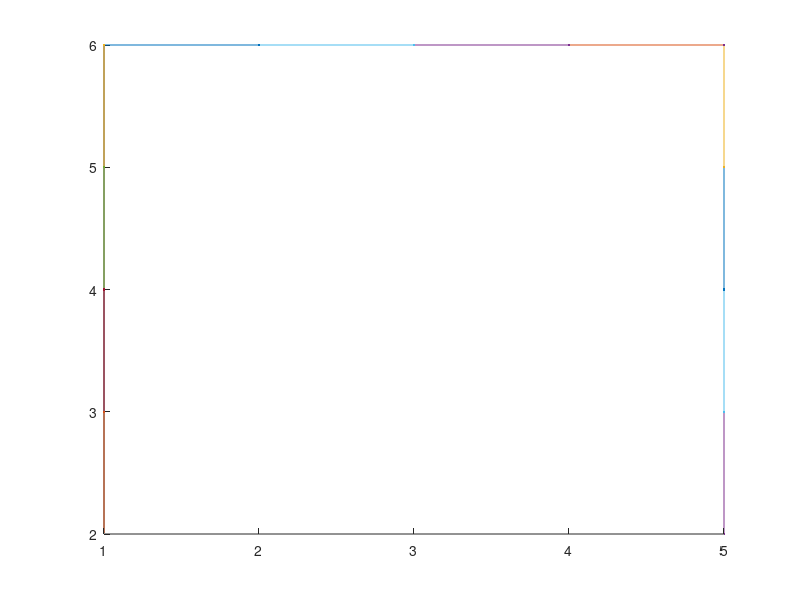

The MATLAB source for this figure:
I0=1;
I1=5;
K0=2;
K1=6;

Nverts = 2*(K1-K0) + 2*(I1-I0);
Nfacets = Nverts;

verts=zeros(Nverts,3);
facets=zeros(Nfacets,3);

verts_t=zeros(Nverts+4,3);
facets_t=zeros(Nfacets,3);
fcount=1;

tverts_i=(I0:I1);
tverts_k=(K0:K1);

nextv=1;Nv=I1-I0+1;
verts_t( nextv:(nextv+Nv-1),1) = I0:I1;
verts_t( nextv:(nextv+Nv-1),2) = 1;
verts_t( nextv:(nextv+Nv-1),3) = K0;

for ifind=1:(Nv-1)
	facets_t(fcount,1)=nextv+ifind-1;facets_t(fcount,2)=facets_t(fcount,1)+1;facets_t(fcount,3)=facets_t(fcount,1)+1;	
	fcount=fcount+1;
end

nextv=nextv+Nv;Nv=I1-I0+1;
verts_t( nextv:(nextv+Nv-1),1) = fliplr(I0:I1);
verts_t( nextv:(nextv+Nv-1),2) = 1;
verts_t( nextv:(nextv+Nv-1),3) = K1;
for ifind=1:(Nv-1)
	facets_t(fcount,1)=nextv+ifind-1;facets_t(fcount,2)=facets_t(fcount,1)+1;facets_t(fcount,3)=facets_t(fcount,1)+1;
	fcount=fcount+1;
end

nextv=nextv+Nv;Nv=K1-K0+1;
verts_t( nextv:(nextv+Nv-1),1) = I0;
verts_t( nextv:(nextv+Nv-1),2) = 1;
verts_t( nextv:(nextv+Nv-1),3) = fliplr(K0:K1);
for ifind=1:(Nv-1)
	facets_t(fcount,1)=nextv+ifind-1;facets_t(fcount,2)=facets_t(fcount,1)+1;facets_t(fcount,3)=facets_t(fcount,1)+1;
	fcount=fcount+1;
end

nextv=nextv+Nv;Nv=K1-K0+1;
verts_t( nextv:(nextv+Nv-1),1) = I1;
verts_t( nextv:(nextv+Nv-1),2) = 1;
verts_t( nextv:(nextv+Nv-1),3) = K0:K1;
for ifind=1:(Nv-1)
	facets_t(fcount,1)=nextv+ifind-1;facets_t(fcount,2)=facets_t(fcount,1)+1;facets_t(fcount,3)=facets_t(fcount,1)+1;
	fcount=fcount+1;
end

ind_map=ones(I1-I0+1,K1-K0+1)*-1;

vertc=1;
for fcount=1:Nfacets
    for vcount=1:2
	vind_i=verts_t(facets_t(fcount,vcount),1);
	vind_k=verts_t(facets_t(fcount,vcount),3);
	if ind_map(vind_i-I0+1,vind_k-K0+1)==-1
	    ind_map(vind_i-I0+1,vind_k-K0+1)=vertc;
	    verts(vertc,:)=[vind_i 1 vind_k];
	    vertc=vertc+1;
	end
	verti=ind_map(vind_i-I0+1,vind_k-K0+1);
	facets(fcount,vcount)=verti;
    end
    facets(fcount,3)=verti;
end

theta_sum=0;centI=(I1+I0)/2;centK=(K0+K1)/2;
vert3=[centI 1 centK];
figure(1);clf;
for faci=1:size(facets,1)
    vert1=verts(facets(faci,1),:);
    vert2=verts(facets(faci,2),:);
    
    vr1=vert1-vert3;
    vr2=vert2-vert3;
    
    r1=sqrt(sum( (vert1-vert3).^2));;
    r2=sqrt(sum( (vert2-vert3).^2));;
    e=sqrt(sum( (vert2-vert1).^2));;
    
    theta=acos(-(e^2-r1^2-r2^2)/2/r1/r2);
    theta_sum=theta+theta_sum;
    
    hl=line([vert1(1) vert2(1)],[vert1(2) vert2(2)],[vert1(3) vert2(3)]);hold on;
    plot3(vert1(1),vert1(2),vert1(3),'.');
    plot3(vert2(1),vert2(2),vert2(3),'.');
    
    
end
 view([0 -1 0]);


%verts( ((I1-I0)+1),1) = (I0:I1)-1;

